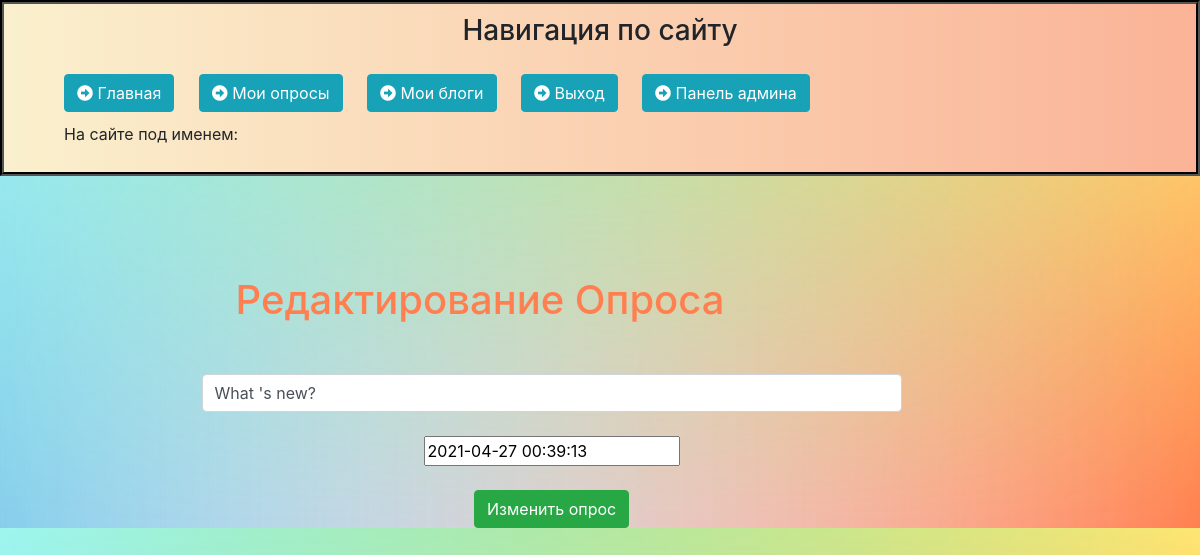
The app's page /polls/1/update, older data.
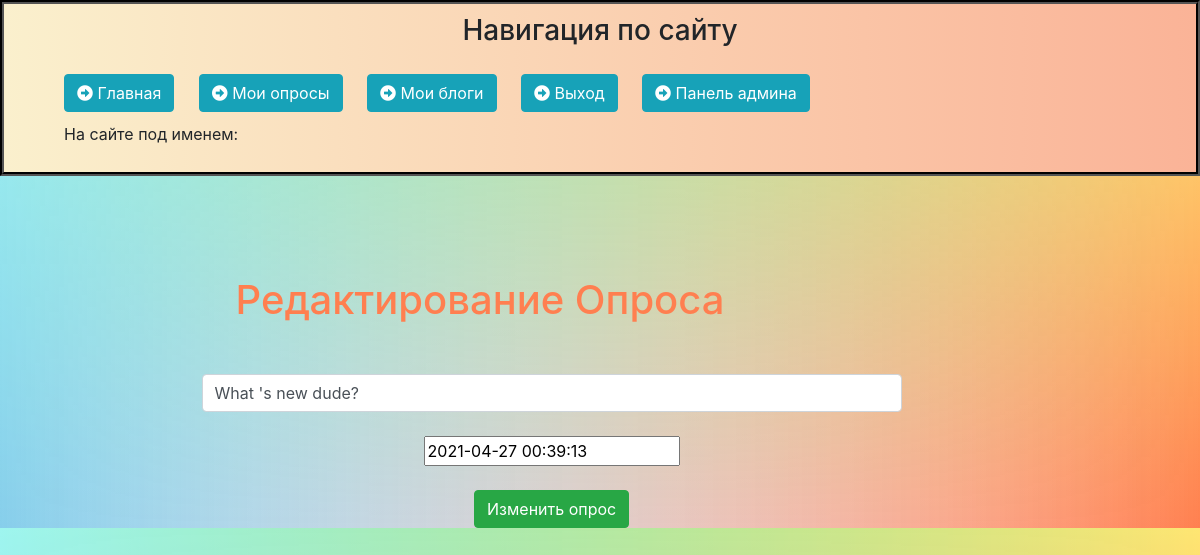
The same page, newer data.
### polls/models.py (models this page shows, shortened)
class Question(models.Model):
    question_text = models.CharField(max_length=200)
    pub_date = models.DateTimeField(default=timezone.now(), verbose_name="Time published")

### polls/views.py (the view)
# urls.py: path('<int:question_id>/update', views.Update.as_view(), name='update'),
class Update(UpdateView):
    model = Question
    pk_url_kwarg = "question_id"
    success_url = './'
    template_name = 'polls/update.html'
    form_class = CreateForm

### polls/forms.py
class CreateForm(ModelForm):
    class Meta:
        model = Question
        fields = ['question_text', 'pub_date']
        widgets = {
            "question_text": TextInput(attrs={
                'class': 'form-control',
                'placeholder': 'Вопрос'
            }),
        }

### polls/templates/polls/update.html (shortened to what this page needs)
{% extends 'polls/layout.html' %}
{% block content %}
<div class="features">
    <h1>
        Редактирование Опроса
    </h1>
    <form method="post" enctype="multipart/form-data">
        {{ form.question_text }}<br>
        {{ form.pub_date }}<br><br>
        <button class="btn btn-success" type="submit">Изменить опрос</button>
    </form>
</div>
{% endblock %}

Row changes from the older to the newer data that the page shows:
changed Question: question_text "What 's new?" → "What 's new dude?"
